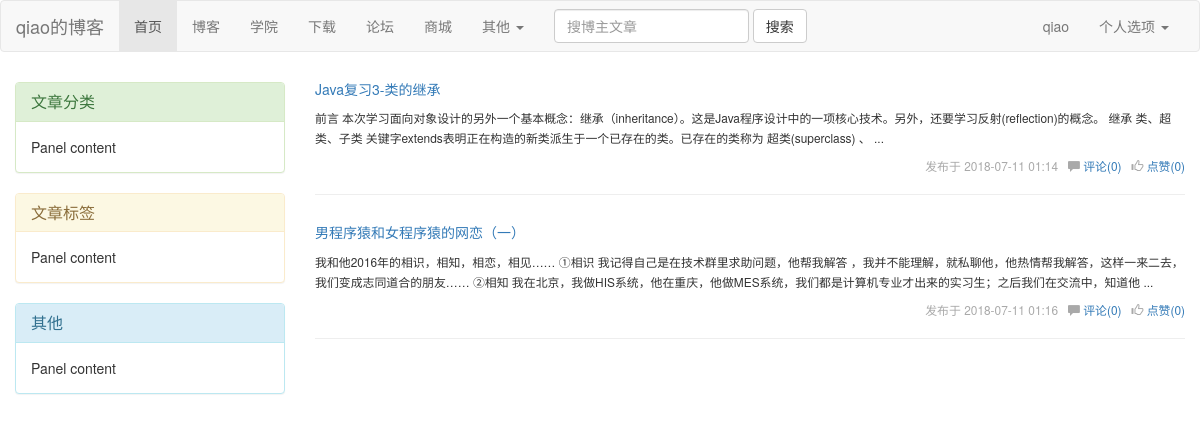
/qiao (signed in), run on the app's committed database.
### bbs/models.py (models this page shows, shortened)
class Blog(models.Model):
    nid = models.AutoField(primary_key=True)
    title = models.CharField(verbose_name='个人博客标题', max_length=64)
    site_name = models.CharField(verbose_name='站点名称', max_length=64)
    theme = models.CharField(verbose_name='博客主题', max_length=32)

class UserInfo(AbstractUser):
    nid = models.AutoField(primary_key=True)
    telephone = models.CharField(max_length=11, null=True, unique=True)
    avatar = models.FileField(upload_to='avatars/', default="avatars/default.png")
    create_time = models.DateTimeField(verbose_name='创建时间', auto_now_add=True)
    blog = models.OneToOneField(to='Blog', to_field='nid', null=True, on_delete=models.CASCADE)

class Article(models.Model):
    nid = models.AutoField(primary_key=True)
    title = models.CharField(max_length=50, verbose_name='文章标题')
    desc = models.CharField(max_length=255, verbose_name='文章描述')
    create_time = models.DateTimeField(verbose_name='创建时间', auto_now_add=True)
    content = models.TextField()
    comment_count = models.IntegerField(default=0)
    up_count = models.IntegerField(default=0)
    down_count = models.IntegerField(default=0)
    user = models.ForeignKey(verbose_name='作者', to='UserInfo', to_field='nid', on_delete=models.CASCADE)
    category = models.ForeignKey(to='Category', to_field='nid', null=True, on_delete=models.CASCADE)
    tags = models.ManyToManyField(
        to="Tag",
        through='Article2Tag',
    )

### bbs/views.py (the view)
# urls.py: re_path('(?P<username>\w+)', views.homesite)
def homesite(request, username):
    user = UserInfo.objects.filter(username=username).first()
    if not user:
        return render(request, "not_found.html")
    blog = user.blog
    article_list = Article.objects.filter(user__username=username)
    return render(request, "homesite.html", {"article_list": article_list, "blog": blog})

### templates/homesite.html (shortened to what this page needs)
<!DOCTYPE html>
<html lang="zh-CN">
<head>
    <link href="https://cdn.bootcss.com/bootstrap/3.3.7/css/bootstrap.min.css" rel="stylesheet">
    <link rel="stylesheet" href="/static/bootstrap/css/bootstrap.css">
</head>
<body>
<nav class="navbar navbar-default">
    <div class="container-fluid">
        <div class="navbar-header">
            <a class="navbar-brand" href="#">{{ blog.title }}</a>
        </div>
        <div class="collapse navbar-collapse" id="bs-example-navbar-collapse-1">
            <ul class="nav navbar-nav">
                <li class="active"><a href="#">首页 <span class="sr-only">(current)</span></a></li>
                <li><a href="#">博客</a></li>
                <li><a href="#">学院</a></li>
                <li><a href="#">下载</a></li>
                <li><a href="#">论坛</a></li>
                <li><a href="#">商城</a></li>
                <li class="dropdown">
                    <a href="#" class="dropdown-toggle" data-toggle="dropdown" role="button" aria-haspopup="true"
                       aria-expanded="false">其他 <span class="caret"></span></a>
                </li>
            </ul>
            <form class="navbar-form navbar-left" action="/not_found/">
                <div class="form-group">
                    <input type="text" class="form-control" placeholder="搜博主文章">
                </div>
                <button type="submit" class="btn btn-default">搜索</button>
            </form>
            <ul class="nav navbar-nav navbar-right">
                {% if request.user.username %}
                    <li><a href="#">{{ request.user.username }}</a></li>
                    <li class="dropdown">
                        <a href="#" class="dropdown-toggle" data-toggle="dropdown" role="button" aria-haspopup="true"
                           aria-expanded="false">个人选项 <span class="caret"></span></a>
                    </li>
                {% else %}
                    <li><a href="/login/">登录</a></li>
                    <li><a href="/register/">注册</a></li>
                {% endif %}
            </ul>
        </div>
    </div>
</nav>
<div class="container-fluid">
    <div class="row">
        <div class="col-md-3">
            <div class="left_region">
                <div class="panel panel-success">
                    <div class="panel-heading">
                        <h3 class="panel-title">文章分类</h3>
                    </div>
                    <div class="panel-body">
                        Panel content
                    </div>
                </div>
                <div class="panel panel-warning">
                    <div class="panel-heading">
                        <h3 class="panel-title">文章标签</h3>
                    </div>
                    <div class="panel-body">
                        Panel content
                    </div>
                </div>
                <div class="panel panel-info">
                    <div class="panel-heading">
                        <h3 class="panel-title">其他</h3>
                    </div>
                    <div class="panel-body">
                        Panel content
                    </div>
                </div>
            </div>
        </div>
        <div class="col-md-9">
            <div class="article_list">
                {% for article in article_list %}
                    <div class="article_item clearfix">
                        <h5><a href="">{{ article.title }}</a></h5>
                        <div>
                          <span class="small desc ">
                              {{ article.desc }}
                          </span>
                        </div>
                        <div class="info small pull-right">发布于 <span>{{ article.create_time|date:'Y-m-d H:i' }}</span>&nbsp;&nbsp;
                            <span class="glyphicon glyphicon-comment"></span>&nbsp;<a href="">评论({{ article.comment_count }})</a>&nbsp;&nbsp;
                            <span class="glyphicon glyphicon-thumbs-up"></span>&nbsp;<a href="">点赞({{ article.up_count }})</a>
                        </div>
                    </div>
                    <hr>
                {% endfor %}
            </div>
        </div>
    </div>
</div>
</body>
</html>

### templates/homesite.html (style rules this page uses)
* { margin: 0; padding: 0; }
.left_region { margin-top: 10px; }
.info { margin-top: 10px; color: darkgray; }

### data on the page
Blog: title "qiao的博客"
UserInfo: user.username "qiao"
Article: title "Java复习3-类的继承", desc "前言 本次学习面向对象设计的另外一个基本概念：继承（inheritance）。这是Java程序设计中的一项核心技术。另外，还要学习反射(reflection)的概念。 继承 类、超类、子类 关键字extends表明正在构造的新类派生于一个已存在的类。已存在的类称为 超类(superclass) 、 ...", create_time "2018-07-11 01:14", comment_count "0", up_count "0"
Article: title "男程序猿和女程序猿的网恋（一）", desc "我和他2016年的相识，相知，相恋，相见…… ①相识 我记得自己是在技术群里求助问题，他帮我解答 ，我并不能理解，就私聊他，他热情帮我解答，这样一来二去，我们变成志同道合的朋友…… ②相知 我在北京，我做HIS系统，他在重庆，他做MES系统，我们都是计算机专业才出来的实习生；之后我们在交流中，知道他 ...", create_time "2018-07-11 01:16", comment_count "0", up_count "0"
